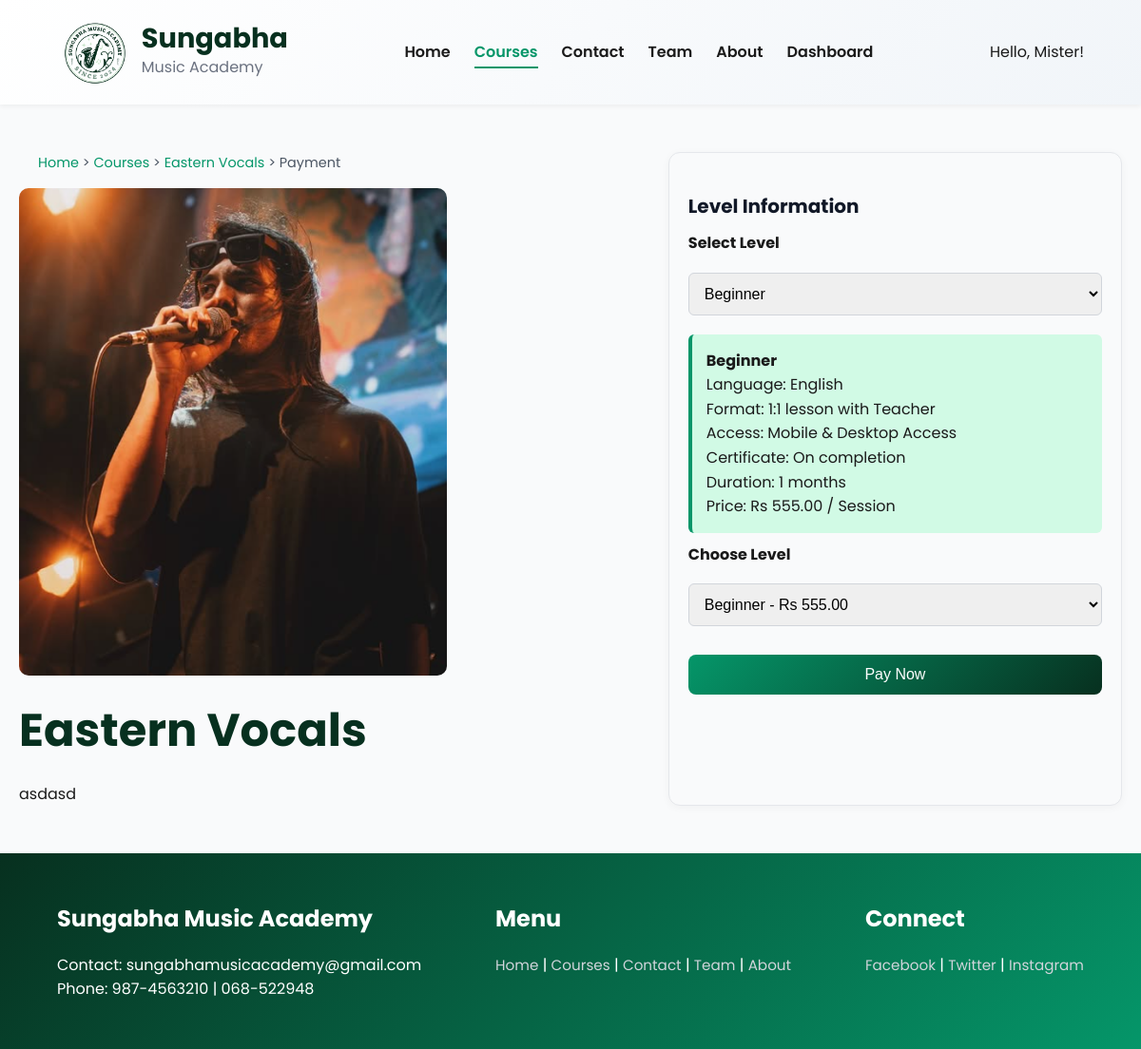
Page /course/13/payment/ (signed in) on the committed database.
### music/models.py (models this page shows, shortened)
class Course(models.Model):
    CATEGORY_CHOICES = [
        ('Instruments', 'Instruments'),
        ('Singing', 'Singing'),
        ('Flute', 'Flute'),
    ]
    title = models.CharField(max_length=200)
    category = models.CharField(max_length=50, choices=CATEGORY_CHOICES, default='Instruments')
    description = models.TextField(default="No description available")
    image = models.ImageField(upload_to='course_images/', blank=True, null=True)
    teacher = models.ForeignKey(
        User,
        on_delete=models.CASCADE,
        null=True,
        blank=True,
        related_name='taught_courses',
        limit_choices_to={'profile__role': 'Teacher'},
    )
    students = models.ManyToManyField(
        User,
        related_name='enrolled_courses',
        blank=True,
        limit_choices_to={'profile__role': 'Student'},
    )
    levels = models.ManyToManyField(Level, related_name='courses', blank=True)

class Level(models.Model):
    LEVEL_CHOICES = [
        ('Foundation', 'Foundation'),
        ('Beginner', 'Beginner'),
        ('Intermediate', 'Intermediate'),
        ('Advanced', 'Advanced'),
    ]
    name = models.CharField(max_length=100, choices=LEVEL_CHOICES)
    description = models.TextField(default="No description available")
    duration = models.IntegerField(default=0, help_text="Duration in months")
    price = models.DecimalField(max_digits=10, decimal_places=2, default=0.0, help_text="Price in Rs")
    language = models.CharField(max_length=50, default="English")
    format = models.CharField(max_length=100, default="1:1 lesson with Teacher")
    access = models.CharField(max_length=100, default="Mobile & Desktop Access")
    certificate = models.CharField(max_length=100, default="On completion")
    highlights = models.TextField(default="", blank=True)

### music/views.py (the view)
# urls.py: path('course/<int:course_id>/payment/', views.course_detail_payment, name='course_detail_payment'),
@login_required
def course_detail_payment(request, course_id):
    course = get_object_or_404(Course, id=course_id)
    logger.debug(f"Rendering course payment: course_id={course_id}, user={request.user.username}")
    return render(request, 'course_detail_payment.html', {'course': course})

### music/templates/course_detail_payment.html (shortened to what this page needs)
{% load static %}
<!DOCTYPE html>
<html lang="en">
<head>
</head>
<body>
    <nav>
        <div class="logo-container">
            <img src="{% static 'images/LogoR.png' %}" alt="Sungabha Music Academy Logo" aria-label="Sungabha Music Academy Logo">
            <div class="brand-text">
                <span class="brand-title">Sungabha</span>
                <span class="brand-subtitle">Music Academy</span>
            </div>
        </div>
        <div>
            <a href="{% url 'home' %}">Home</a>
            <a href="{% url 'courses_list' %}" class="active" aria-current="page">Courses</a>
            <a href="{% url 'contact' %}">Contact</a>
            <a href="{% url 'team' %}">Team</a>
            <a href="{% url 'about' %}">About</a>
            {% if user.is_authenticated %}
                {% if user.profile.role == 'Teacher' %}
                    <a href="{% url 'teacher_dashboard' %}">Dashboard</a>
                {% elif user.profile.role == 'Student' %}
                    <a href="{% url 'student_dashboard' %}">Dashboard</a>
                {% endif %}
            {% endif %}
        </div>
        <div>
            {% if user.is_authenticated %}
                <p>Hello, {{ user.username }}!</p>
            {% else %}
                <p>You are not logged in.</p>
                <a href="{% url 'login' %}"><button aria-label="Login">Login</button></a>
                <a href="{% url 'register' %}"><button class="btn-primary" aria-label="Register">Register</button></a>
            {% endif %}
        </div>
    </nav>
    <div class="container">
        <div class="left-section">
            <div class="breadcrumb">
                <a href="{% url 'home' %}">Home</a> >
                <a href="{% url 'courses_list' %}">Courses</a> >
                <a href="{% url 'course_detail' course.id %}">{{ course.title }}</a> >
                Payment
            </div>
            {% if course.image %}
                <img src="{{ course.image.url }}" alt="{{ course.title }}" class="course-image">
            {% endif %}
            <h1>{{ course.title }}</h1>
            <p>{{ course.description }}</p>
        </div>
        <div class="right-section" id="payment-form">
            <div class="section-title">Level Information</div>
            <label for="level-info">Select Level</label>
            <select name="level-info" id="level-info" onchange="showLevelInfo(this.value)">
                {% for level in course.levels.all %}
                    <option value="{{ level.id }}">{{ level.name }}</option>
                {% endfor %}
            </select>
            {% for level in course.levels.all %}
                <div class="highlight-box" id="level-{{ level.id }}" {% if forloop.first %}style="display: block;"{% endif %}>
                    <strong>{{ level.name }}</strong><br>
                    Language: {{ level.language }}<br>
                    Format: {{ level.format }}<br>
                    Access: {{ level.access }}<br>
                    Certificate: {{ level.certificate }}<br>
                    Duration: {{ level.duration }} months<br>
                    Price: Rs {{ level.price }} / Session
                </div>
            {% endfor %}
            <form id="khalti-payment-form" onsubmit="initiateKhaltiPayment(event)">
                <label for="level">Choose Level</label>
                <select name="level" id="level" required>
                    {% for level in course.levels.all %}
                        <option value="{{ level.id }}" data-price="{{ level.price }}">{{ level.name }} - Rs {{ level.price }}</option>
                    {% endfor %}
                </select>
                <button type="submit" class="btn">Pay Now</button>
            </form>
        </div>
    </div>
    <footer class="footer" aria-label="Footer">
        <div>
            <h3>Sungabha Music Academy</h3>
            <p>Contact: sungabhamusicacademy@gmail.com<br>Phone: 987-4563210 | 068-522948</p>
        </div>
        <div>
            <h3>Menu</h3>
            <a href="{% url 'home' %}" aria-label="Home">Home</a> |
            <a href="{% url 'courses_list' %}" aria-label="Courses">Courses</a> |
            <a href="{% url 'contact' %}" aria-label="Contact">Contact</a> |
            <a href="{% url 'team' %}" aria-label="Team">Team</a> |
            <a href="{% url 'about' %}" aria-label="About">About</a>
        </div>
        <div>
            <h3>Connect</h3>
            <a href="#" aria-label="Facebook">Facebook</a> |
            <a href="#" aria-label="Twitter">Twitter</a> |
            <a href="#" aria-label="Instagram">Instagram</a>
        </div>
    </footer>
</body>
</html>

### music/templates/course_detail_payment.html (style rules this page uses)
* { margin: 0; padding: 0; box-sizing: border-box; }
body { font-family: 'Poppins', sans-serif; background-color: #f9fafb; color: #1a1a1a; line-height: 1.6; overflow-x: hidden; }
nav { display: flex; justify-content: space-between; align-items: center; padding: 20px 5%; background: linear-gradient(135deg, #ffffff, #f1f5f9); box-shadow: 0 2px 5px rgba(0, 0, 0, 0.05); position: sticky; top: 0; z-index: 1000; }
.logo-container { display: flex; align-items: center; gap: 10px; }
.logo-container img { height: 70px; width: auto; }
.brand-text { display: flex; flex-direction: column; line-height: 0.2; }
.brand-title { font-size: 1.8rem; font-weight: 700; color: #07301f; }
.brand-subtitle { font-size: 1rem; color: #6b7280; }
nav div:nth-child(2) { display: flex; gap: 25px; font-size: 1rem; }
nav a { text-decoration: none; color: #1a1a1a; font-weight: 600; transition: color 0.3s ease; position: relative; }
nav a.active { color: #059669; }
nav a.active::after { content: ""; width: 100%; height: 2px; background-color: #059669; position: absolute; bottom: -4px; left: 0; }
button { padding: 10px 20px; border: 1px solid #07301f; border-radius: 8px; cursor: pointer; transition: all 0.3s ease; background-color: transparent; font-weight: 500; }
.breadcrumb { font-size: 0.9rem; color: #4b5563; margin-bottom: 15px; padding: 0 20px; }
.breadcrumb a { text-decoration: none; color: #059669; transition: color 0.3s ease; }
h1 { font-size: 3rem; font-weight: 700; color: #07301f; margin-bottom: 15px; }
.container { max-width: 1200px; margin: 30px auto; padding: 20px; display: flex; flex-wrap: wrap; gap: 30px; }
.left-section { flex: 1.5; min-width: 300px; }
.right-section { flex: 1; min-width: 300px; border: 1px solid #e5e7eb; padding: 20px; border-radius: 12px; background-color: #f9fafb; box-shadow: 0 2px 10px rgba(0, 0, 0, 0.04); }
.course-image { width: 100%; max-width: 450px; border-radius: 10px; margin-bottom: 20px; display: block; }
.section-title { font-size: 20px; margin: 20px 0 10px; color: #111827; font-weight: bold; }
.highlight-box { background-color: #d1fae5; padding: 15px; border-left: 4px solid #059669; border-radius: 6px; margin: 10px 0; display: none; }
.btn { background: linear-gradient(135deg, #059669, #07301f); color: white; padding: 12px; border: none; border-radius: 8px; font-size: 16px; cursor: pointer; width: 100%; margin-top: 20px; transition: background 0.3s, transform 0.2s; text-decoration: none; }
input, select { width: 100%; padding: 12px; margin: 10px 0; border: 1px solid #d1d5db; border-radius: 6px; font-size: 16px; }
label { font-size: 16px; font-weight: bold; margin-bottom: 8px; display: block; }
.footer { background: linear-gradient(135deg, #07301f, #059669); color: white; padding: 50px 5%; display: flex; justify-content: space-between; gap: 20px; flex-wrap: wrap; }
.footer h3 { font-size: 1.5rem; margin-bottom: 1rem; }
.footer a { color: #d1d5db; text-decoration: none; font-size: 0.95rem; transition: color 0.3s ease; }

### rows in the picture
Course: title "Eastern Vocals", image (picture), description "asdasd"
Level: name "Beginner", language "English", format "1:1 lesson with Teacher", access "Mobile & Desktop Access", certificate "On completion", duration "1", price "555.00"

### other values in the picture
{{ user.username }} "Mister"
form field level-info "Beginner"
form field level "Beginner - Rs 555.00"
